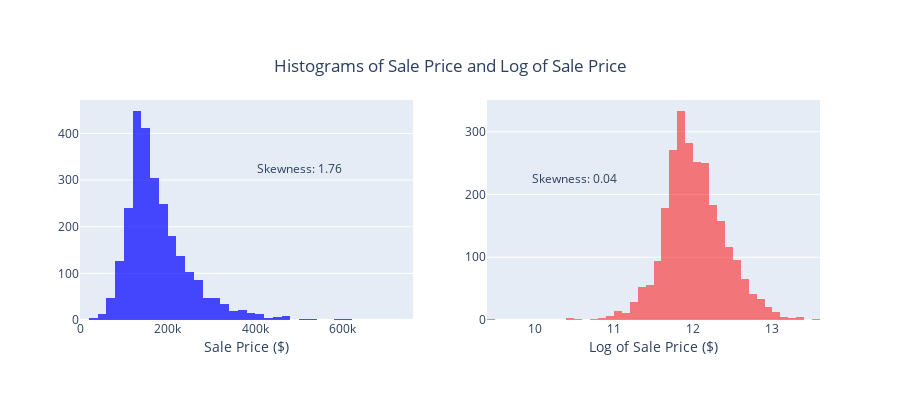

The cell this chart's notebook holds for it:
### Markdown cell above
### Visualize sale price/log sale price

### Code cell
from plotly.subplots import make_subplots
from scipy.stats import skew
saleprice_skewness = skew(housing.SalePrice)
log_saleprice_skewness = skew(np.log(housing.SalePrice))

fig = make_subplots(rows=1, cols=2)

fig.add_trace(go.Histogram(
    x=housing.SalePrice,
    name='Sale Price ($)',
    nbinsx=50,
    opacity=0.7,
    marker_color='blue', showlegend= False),
              row=1, col=1)

# Create the histogram for LogSalePrice
fig.add_trace(go.Histogram(
    x=np.log(housing.SalePrice),
    name='Log Sale Price',
    nbinsx=50,
    opacity=0.5,
    marker_color='red', showlegend= False),
              row=1, col=2)

fig.update_layout(
    title=dict(y=0.85),
    title_text='Histograms of Sale Price and Log of Sale Price',
    title_x = .5,
    height=400,
    template='plotly'
)

fig.add_annotation(
    xref="paper", yref="paper",
    x=500000, y=325,
    text=f"Skewness: {saleprice_skewness:.2f}",
    showarrow=False,
    row=1, col=1
)
fig.add_annotation(
    xref="paper", yref="paper",
    x=10.5, y=225,
    text=f"Skewness: {log_saleprice_skewness:.2f}",
    showarrow=False,
    row=1, col=2
)

fig.update_xaxes(title_text='Sale Price ($)',title_standoff= 0, row=1, col=1)
fig.update_xaxes(title_text='Log of Sale Price ($)',title_standoff= 0, row=1, col=2)

# Show plot
fig.show()

# fig.write_image("images/price_vs_log.svg") 
fig.write_image("images/price_vs_log.png")

### Figure 1 — Plotly figure (JSON) as saved in the notebook; plotly's stock layout.template omitted (floating-point values rounded to 4 significant figures; data arrays with more than 128 entries replaced by an {"elided": "..."} marker saying what was removed)
{"data": [{"marker": {"color": "blue"}, "name": "Sale Price ($)", "nbinsx": 50, "opacity": 0.7, "showlegend": false, "type": "histogram", "x": {"elided": "2579 int values"}, "xaxis": "x", "yaxis": "y"}, {"marker": {"color": "red"}, "name": "Log Sale Price", "nbinsx": 50, "opacity": 0.5, "showlegend": false, "type": "histogram", "x": {"elided": "2579 float values"}, "xaxis": "x2", "yaxis": "y2"}], "layout": {"annotations": [{"showarrow": false, "text": "Skewness: 1.76", "x": 500000, "xref": "x", "y": 325, "yref": "y"}, {"showarrow": false, "text": "Skewness: 0.04", "x": 10.5, "xref": "x2", "y": 225, "yref": "y2"}], "height": 400, "title": {"text": "Histograms of Sale Price and Log of Sale Price", "x": 0.5, "y": 0.85}, "xaxis": {"anchor": "y", "domain": [0, 0.45], "title": {"standoff": 0, "text": "Sale Price ($)"}}, "xaxis2": {"anchor": "y2", "domain": [0.55, 1], "title": {"standoff": 0, "text": "Log of Sale Price ($)"}}, "yaxis": {"anchor": "x", "domain": [0, 1]}, "yaxis2": {"anchor": "x2", "domain": [0, 1]}}}
